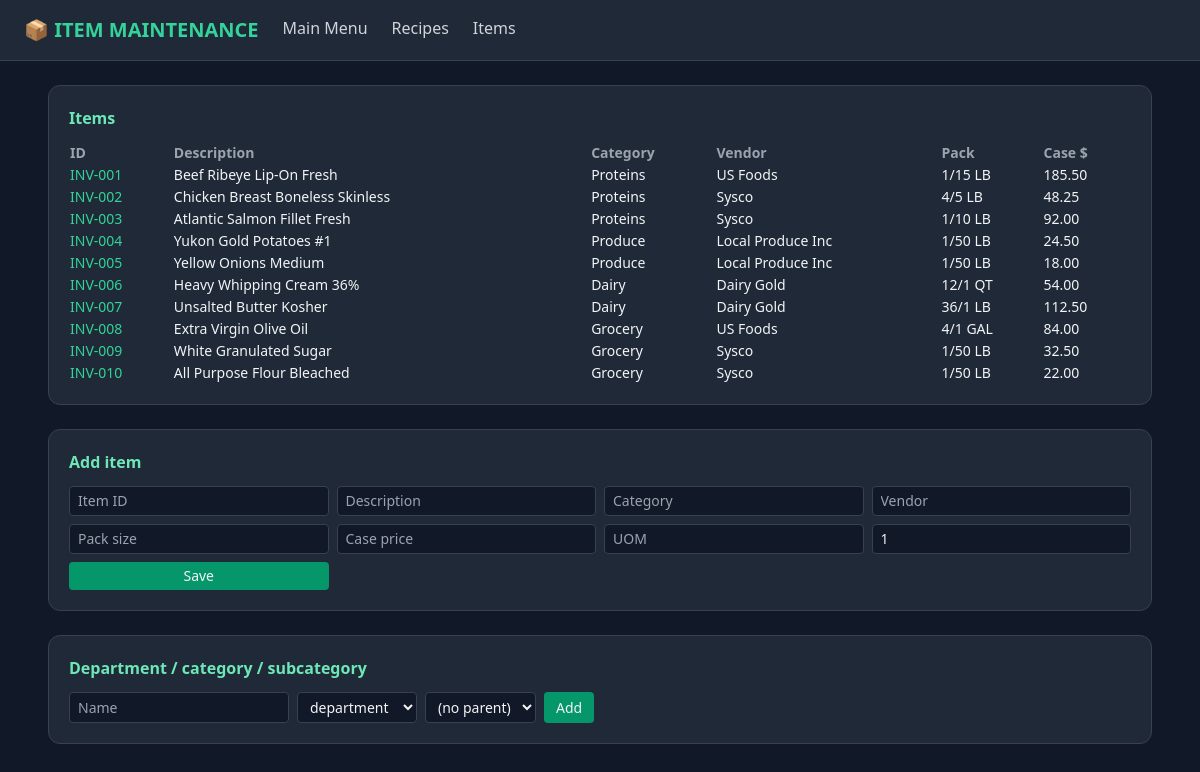
Before: /items/ with the older database file.
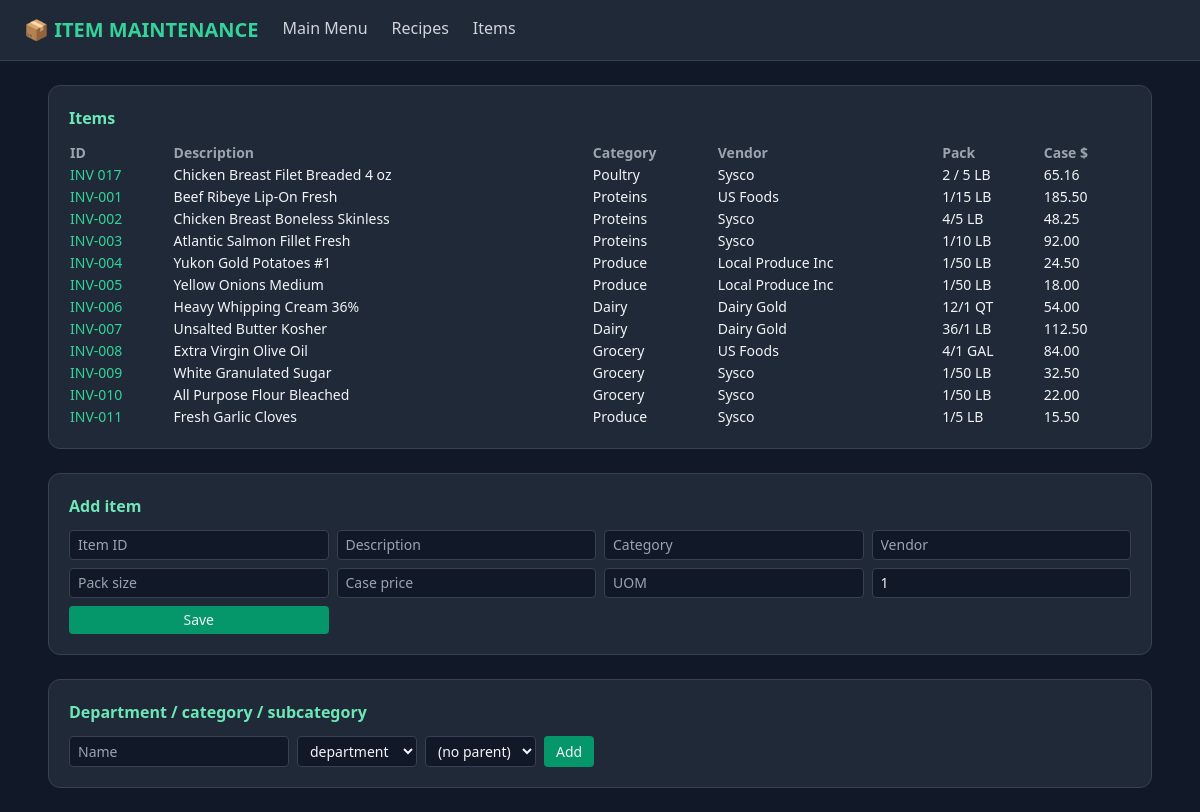
After: the same page with the newer database file.
### tables this page shows
CREATE TABLE inventory (
            Item_ID TEXT PRIMARY KEY,
            Description TEXT,
            Category TEXT,
            Vendor TEXT,
            Pack_Size TEXT,
            Case_Price REAL,
            Unit_of_Measure TEXT,
            Yield_Factor REAL
        );

### src/items/routes.py (the view)
@items_bp.route('/')
def list_items():
    conn = _db()
    items = conn.execute("SELECT * FROM inventory ORDER BY Item_ID").fetchall()
    nodes = conn.execute("SELECT * FROM item_hierarchy ORDER BY level, name").fetchall()
    conn.close()
    return render_template('items.html', items=items, nodes=nodes, detail=None)

### src/items/item_maintenance.py (called while the page is built)
def connect(db_path=None):
    conn = sqlite3.connect(db_path or DB_PATH)
    conn.row_factory = sqlite3.Row
    return conn

def init_item_tables(conn):
    for ddl in SCHEMA:
        conn.execute(ddl)
    conn.commit()

### src/items/routes.py (called while the page is built)
def _db():
    conn = im.connect()
    im.init_item_tables(conn)
    return conn

### templates/items.html (shortened to what this page needs)
<!DOCTYPE html>
<html lang="en">
<head>
    <script src="https://cdn.tailwindcss.com"></script>
</head>
<body class="bg-gray-900 text-gray-100 font-sans min-h-screen">
<nav class="bg-gray-800 border-b border-gray-700 px-6 py-4 flex gap-6">
    <h1 class="text-xl font-bold text-emerald-400">📦 ITEM MAINTENANCE</h1>
    <a href="/" class="text-gray-300 hover:text-white">Main Menu</a>
    <a href="/recipes" class="text-gray-300 hover:text-white">Recipes</a>
    <a href="/items/" class="text-gray-300 hover:text-white">Items</a>
</nav>
<main class="max-w-6xl mx-auto p-6 space-y-6">
{% macro card(title) %}<section class="bg-gray-800 border border-gray-700 rounded-xl p-5"><h2 class="font-semibold text-emerald-300 mb-3">{{ title }}</h2>{{ caller() }}</section>{% endmacro %}
{% set inp = 'bg-gray-900 border border-gray-700 rounded px-2 py-1 text-sm' %}
{% set btn = 'bg-emerald-600 hover:bg-emerald-500 rounded px-3 py-1 text-sm' %}
{% set del = 'text-red-400 text-xs ml-2' %}
{% if detail %}
{% set it = detail.item %}{% set id = it.Item_ID %}
{% call card(id ~ ' — ' ~ it.Description) %}
    <form action="/items/save" method="POST" class="grid grid-cols-2 md:grid-cols-4 gap-2">
        <input type="hidden" name="item_id" value="{{ id }}">
        <input name="description" value="{{ it.Description }}" class="{{ inp }}" required>
        <input name="category" value="{{ it.Category }}" class="{{ inp }}">
        <input name="vendor" value="{{ it.Vendor }}" class="{{ inp }}">
        <input name="pack_size" value="{{ it.Pack_Size }}" class="{{ inp }}">
        <input name="case_price" type="number" step="0.01" value="{{ it.Case_Price }}" class="{{ inp }}" required>
        <input name="uom" value="{{ it.Unit_of_Measure }}" class="{{ inp }}">
        <input name="yield_factor" type="number" step="0.01" min="0.01" value="{{ it.Yield_Factor }}" class="{{ inp }}" required>
        <button class="{{ btn }}">Update</button>
    </form>
    <form action="/items/{{ id }}/delete" method="POST" class="mt-3" onsubmit="return confirm('Delete this item?')">
        <button class="text-red-400 text-sm">Delete item</button>
    </form>
{% endcall %}
{% call card('Margin & Pricing (effective-dated)') %}
    <p class="text-sm mb-2">Unit cost: {{ '%.4f'|format(detail.unit_cost) }} |
    Current price: {{ '%.2f'|format(detail.sell_price) if detail.sell_price is not none else 'n/a' }} |
    Margin: {% if detail.margin_pct is not none %}{{ '%.2f'|format(detail.margin_amt) }} ({{ '%.1f'|format(detail.margin_pct*100) }}%){% else %}n/a{% endif %}</p>
    <ul class="text-sm mb-2">{% for p in detail.prices %}<li>{{ p.effective_date }}: {{ '%.2f'|format(p.sell_price) }}
        <form class="inline" action="/items/{{ id }}/remove/price/{{ p.id }}" method="POST"><button class="{{ del }}">remove</button></form></li>{% endfor %}</ul>
    <form action="/items/{{ id }}/price" method="POST" class="flex gap-2">
        <input name="sell_price" type="number" step="0.01" min="0" placeholder="Sell price" class="{{ inp }}" required>
        <input name="effective_date" type="date" class="{{ inp }}" required><button class="{{ btn }}">Set price</button>
    </form>
    <h3 class="text-sm mt-3 text-gray-400">Cost history</h3>
    <ul class="text-sm">{% for h in detail.history %}<li>{{ h.changed_at }} — case {{ '%.2f'|format(h.case_price) }}</li>{% endfor %}</ul>
{% endcall %}
{% call card('UPCs') %}
    <ul class="text-sm mb-2">{% for u in detail.upcs %}<li>{{ u.upc }}{{ ' (primary)' if u.is_primary }}
        <form class="inline" action="/items/{{ id }}/remove/upc/{{ u.upc }}" method="POST"><button class="{{ del }}">remove</button></form></li>{% endfor %}</ul>
    <form action="/items/{{ id }}/upc" method="POST" class="flex gap-2"><input name="upc" placeholder="UPC" class="{{ inp }}" required>
        <label class="text-sm"><input type="checkbox" name="primary"> primary</label><button class="{{ btn }}">Add</button></form>
{% endcall %}
{% call card('PLU (produce)') %}
    <ul class="text-sm mb-2">{% for p in detail.plus %}<li>{{ p.plu }}{{ ' (organic)' if p.is_organic }}
        <form class="inline" action="/items/{{ id }}/remove/plu/{{ p.plu }}" method="POST"><button class="{{ del }}">remove</button></form></li>{% endfor %}</ul>
    <form action="/items/{{ id }}/plu" method="POST" class="flex gap-2"><input name="plu" placeholder="PLU" class="{{ inp }}" required>
        <label class="text-sm"><input type="checkbox" name="organic"> organic</label><button class="{{ btn }}">Add</button></form>
{% endcall %}
{% call card('Vendor cross-references') %}
    <ul class="text-sm mb-2">{% for x in detail.xrefs %}<li>{{ x.vendor }} / {{ x.vendor_item_code }}{{ ' (preferred)' if x.is_preferred }}
        <form class="inline" action="/items/{{ id }}/remove/xref/{{ x.id }}" method="POST"><button class="{{ del }}">remove</button></form></li>{% endfor %}</ul>
    <form action="/items/{{ id }}/xref" method="POST" class="flex gap-2"><input name="vendor" placeholder="Vendor" class="{{ inp }}" required>
        <input name="vendor_item_code" placeholder="Vendor item #" class="{{ inp }}" required>
        <label class="text-sm"><input type="checkbox" name="preferred"> preferred</label><button class="{{ btn }}">Add</button></form>
{% endcall %}
{% call card('Pack sizes') %}
    <ul class="text-sm mb-2">{% for p in detail.packs %}<li>{{ p.pack_size }} ({{ p.units_per_pack }} units)
        <form class="inline" action="/items/{{ id }}/remove/pack/{{ p.id }}" method="POST"><button class="{{ del }}">remove</button></form></li>{% endfor %}</ul>
    <form action="/items/{{ id }}/pack" method="POST" class="flex gap-2"><input name="pack_size" placeholder="e.g. 6/10 LB" class="{{ inp }}" required>
        <input name="units_per_pack" type="number" step="any" min="0" placeholder="Units" class="{{ inp }}" required><button class="{{ btn }}">Add</button></form>
{% endcall %}
{% call card('Units of measure') %}
    <ul class="text-sm mb-2">{% for u in detail.uoms %}<li>{{ u.uom }} (×{{ u.conversion_to_base }} base)
        <form class="inline" action="/items/{{ id }}/remove/uom/{{ u.id }}" method="POST"><button class="{{ del }}">remove</button></form></li>{% endfor %}</ul>
    <form action="/items/{{ id }}/uom" method="POST" class="flex gap-2"><input name="uom" placeholder="UOM" class="{{ inp }}" required>
        <input name="conversion" type="number" step="any" min="0" placeholder="Conversion to base" class="{{ inp }}" required><button class="{{ btn }}">Add</button></form>
{% endcall %}
{% call card('Classification') %}
    <p class="text-sm mb-2">Current: {{ detail.classification.level ~ ': ' ~ detail.classification.name if detail.classification else 'none' }}</p>
    <form action="/items/{{ id }}/classify" method="POST" class="flex gap-2"><select name="node_id" class="{{ inp }}">
        {% for n in nodes %}<option value="{{ n.node_id }}">{{ n.level }}: {{ n.name }}</option>{% endfor %}</select><button class="{{ btn }}">Assign</button></form>
{% endcall %}
{% call card('Recipe links') %}
    <ul class="text-sm">{% for r in detail.recipes %}<li>{{ r.recipe_name }} — {{ r.quantity }} {{ it.Unit_of_Measure }}</li>{% else %}<li class="text-gray-400">Not used in any recipe</li>{% endfor %}</ul>
{% endcall %}
{% else %}
{% call card('Items') %}
    <table class="w-full text-sm"><tr class="text-left text-gray-400"><th>ID</th><th>Description</th><th>Category</th><th>Vendor</th><th>Pack</th><th>Case $</th></tr>
    {% for i in items %}<tr><td><a class="text-emerald-400" href="/items/{{ i.Item_ID }}">{{ i.Item_ID }}</a></td><td>{{ i.Description }}</td><td>{{ i.Category }}</td><td>{{ i.Vendor }}</td><td>{{ i.Pack_Size }}</td><td>{{ '%.2f'|format(i.Case_Price) }}</td></tr>{% endfor %}</table>
{% endcall %}
{% call card('Add item') %}
    <form action="/items/save" method="POST" class="grid grid-cols-2 md:grid-cols-4 gap-2">
        <input name="item_id" placeholder="Item ID" class="{{ inp }}" required><input name="description" placeholder="Description" class="{{ inp }}" required>
        <input name="category" placeholder="Category" class="{{ inp }}"><input name="vendor" placeholder="Vendor" class="{{ inp }}">
        <input name="pack_size" placeholder="Pack size" class="{{ inp }}"><input name="case_price" type="number" step="0.01" placeholder="Case price" class="{{ inp }}" required>
        <input name="uom" placeholder="UOM" class="{{ inp }}"><input name="yield_factor" type="number" step="0.01" min="0.01" value="1" class="{{ inp }}" required>
        <button class="{{ btn }}">Save</button></form>
{% endcall %}
{% call card('Department / category / subcategory') %}
    <form action="/items/hierarchy" method="POST" class="flex gap-2"><input name="name" placeholder="Name" class="{{ inp }}" required>
        <select name="level" class="{{ inp }}"><option>department</option><option>category</option><option>subcategory</option></select>
        <select name="parent_id" class="{{ inp }}"><option value="">(no parent)</option>{% for n in nodes %}<option value="{{ n.node_id }}">{{ n.level }}: {{ n.name }}</option>{% endfor %}</select>
        <button class="{{ btn }}">Add</button></form>
{% endcall %}
{% endif %}
</main></body></html>

Changed rows visible on the page:
added inventory: Item_ID "INV 017", Description "Chicken Breast Filet Breaded 4 oz", Category "Poultry", Vendor "Sysco", Pack_Size "2 / 5 LB", Case_Price "65.16"
added inventory: Item_ID "INV-011", Description "Fresh Garlic Cloves", Category "Produce", Vendor "Sysco", Pack_Size "1/5 LB", Case_Price "15.50"
